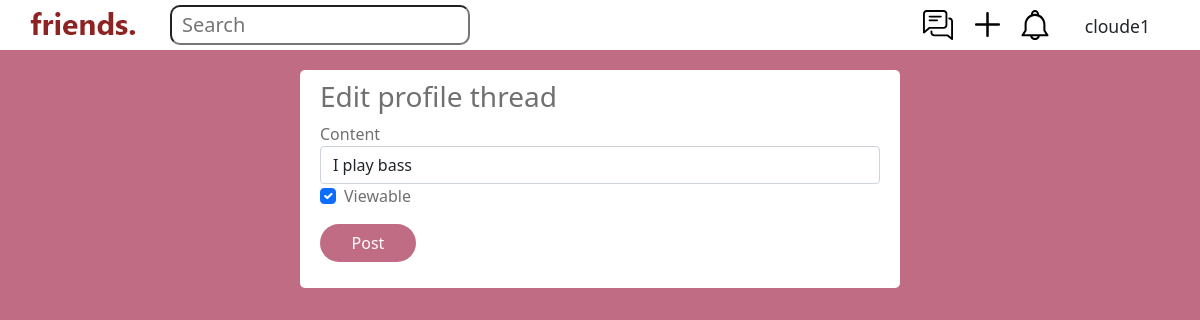
Page /edit_profile_thread (signed in) on the earlier database version.
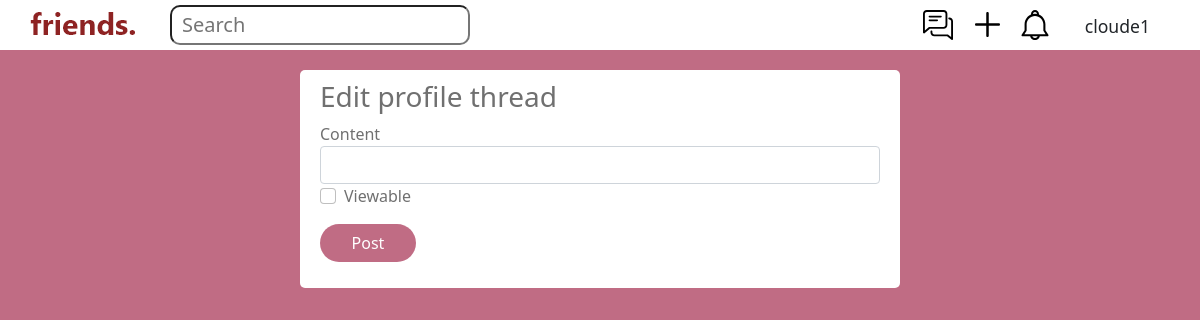
Same page on the later database version.
### main/models.py (models this page shows, shortened)
class Thread(models.Model):
	LOCATION_CHOICES = (
		('General', 'General'),
		('COM','Computing'),
		('KR MRT', 'KR MRT'),
		('SCI','SCI'),
		('BIZ', 'BIZ'),
		('WTV', 'WTV')
	)
	user = models.ForeignKey(User, on_delete=models.CASCADE)
	title = models.CharField(max_length=100, default='', blank=True)
	content = models.CharField(max_length=1000, default='', blank=True)
	location = models.CharField(max_length=30, default='General', choices=LOCATION_CHOICES)
	tags = models.JSONField(default=list, null=True)
	created_at = models.DateTimeField(auto_now_add=True)
	viewable = models.BooleanField(default=True)
	profile = models.OneToOneField(UserProfile, on_delete=models.CASCADE, null=True)
	KW_EXTRACTOR = yake.KeywordExtractor(lan="en", n=1, dedupLim=0.9, top=10, features=None)
	class Meta:
		unique_together = (("title", "content"),)

### main/views.py (the view)
# urls.py: path("edit_profile_thread", views.editprofilethread, name="editprofilethread"),
@login_required(login_url='/loginprompt')
def editprofilethread(response):
	t = response.user.userprofile.thread # What is abstraction barrier.
	if response.method == "POST":
		form = EditProfileThreadForm(response.POST, instance=t)
		if form.is_valid():
			form.save()
			messages.success(response, 'The thread has been updated!')
		return HttpResponseRedirect("/profile/%i" % response.user.userprofile.id)
	else:
		form = EditProfileThreadForm(instance=t)
		return render(response, "main/edit_profile_thread.html", {"form":form})

### main/forms.py
class EditProfileThreadForm(forms.ModelForm):
	class Meta:
		model = Thread
		fields = ['content', 'viewable']

### main/templates/main/edit_profile_thread.html (shortened to what this page needs)
{% extends 'main/base.html' %}
{% load crispy_forms_tags %}
{% block content %}
	<div class="center">
		<div class="requests">
			<h3>Edit profile thread</h3>
			<form method="post" action="/edit_profile_thread">
				{{form|crispy}}
				<div class="input-group mb-3">
					<div class="input-group-prepend">
						<button type="submit", name="save" class="comment-btns-btn btn">Post</button>
					</div>
				</div>
			</form>
		</div>
	</div>
{% endblock %}

Differences in the rows shown:
changed Thread: content "I play bass" → (not shown); viewable "☑" → "☐"
